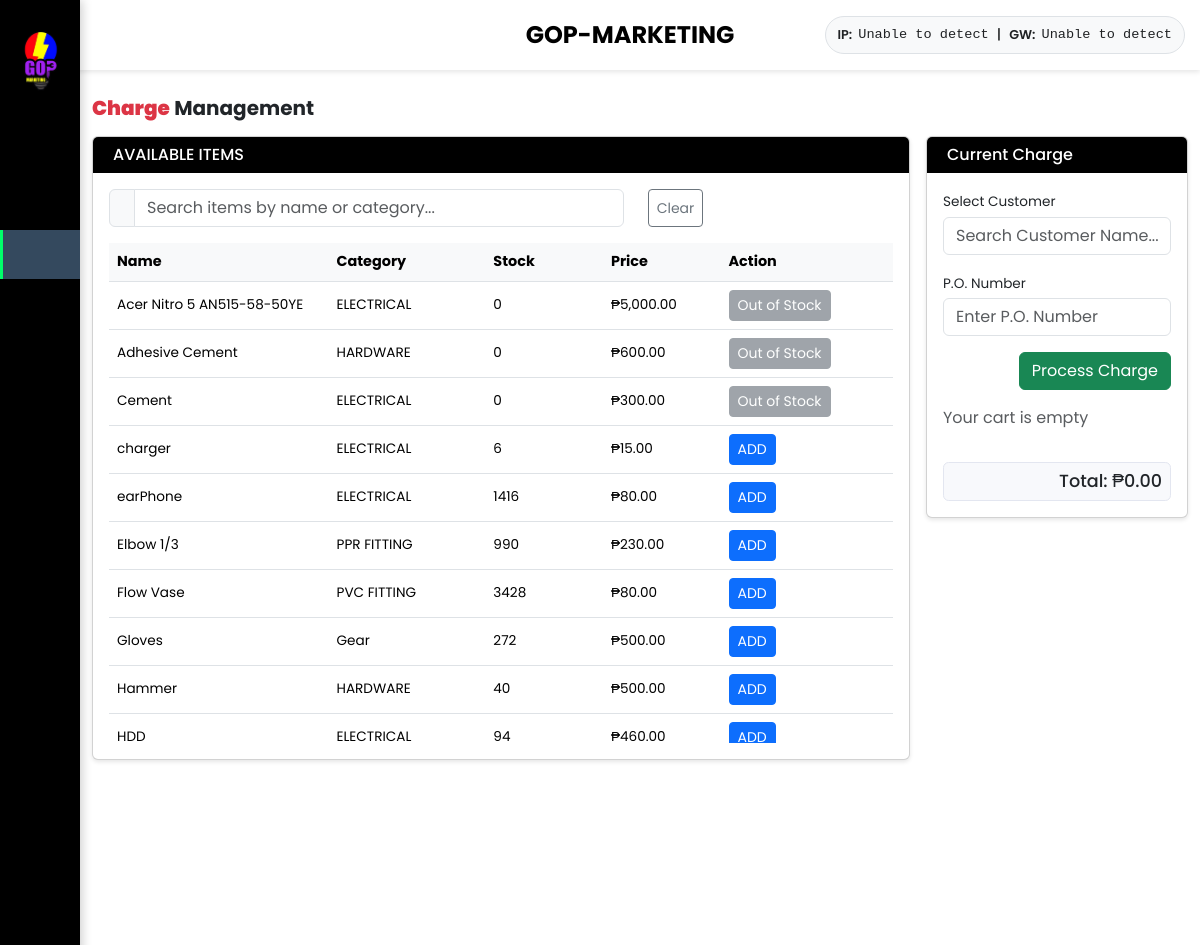
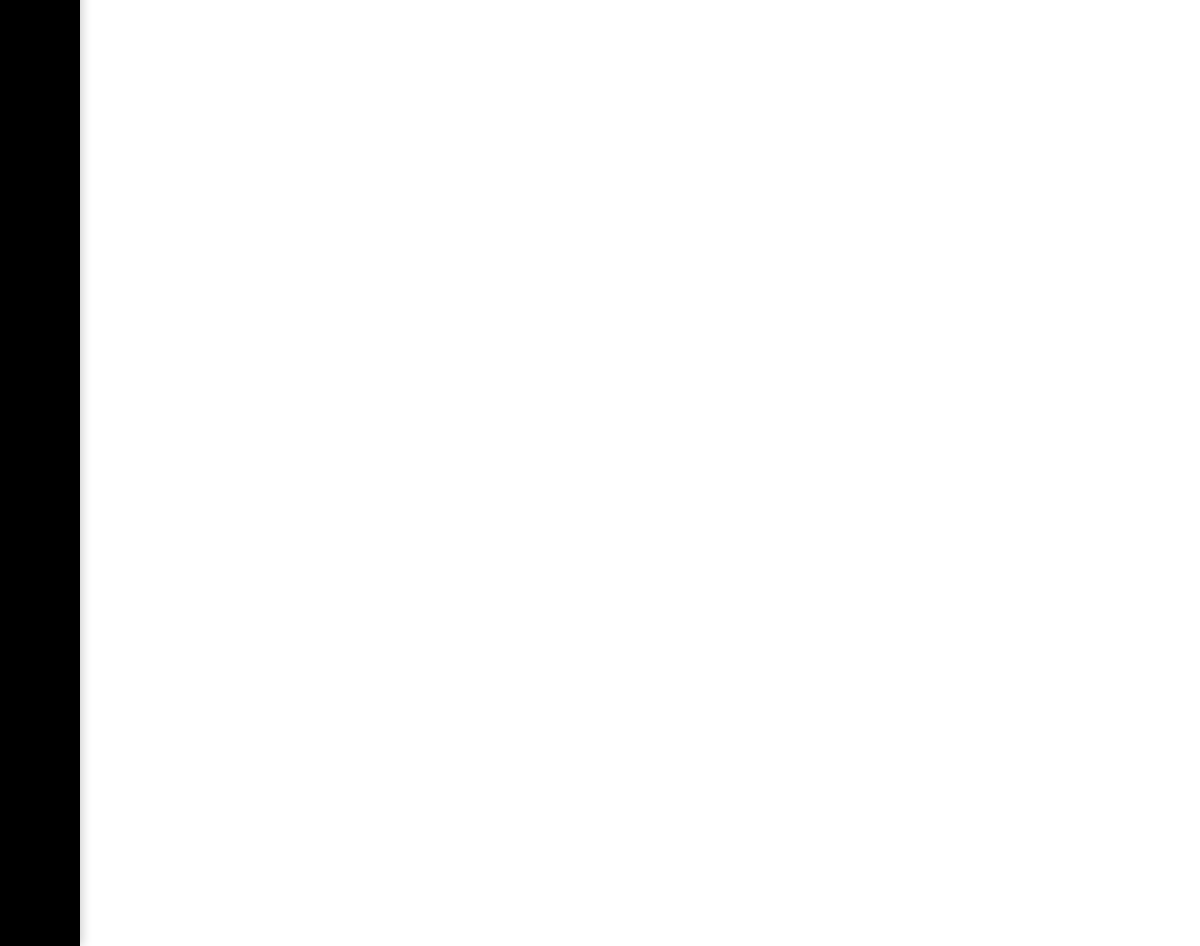
Screenshot of /views/charge/charge.php (signed in) with the database file from the repository (2 pictures, top to bottom).
### tables this page shows
CREATE TABLE `items` (
  `id` int(11) NOT NULL,
  `stock` int(255) NOT NULL,
  `sold_by` varchar(255) NOT NULL,
  `name` varchar(255) NOT NULL,
  `category` varchar(255) NOT NULL,
  `cost` double(50,2) NOT NULL,
  `price` double(50,2) NOT NULL
);

### connection/DBConnection.php (called while the page is built, shortened)
<?php
class DBConnection {
    private $host = "localhost";
    private $username = "root";
    private $password = "";
    private $database = "gop_marketing_db";
    private $conn;
    public function __construct() {
        try {
            $this->conn = new mysqli($this->host, $this->username, $this->password, $this->database);
        } catch (Exception $e) {
            die("Database Connection Error: " . $e->getMessage());
        }
    }
    public function getConnection() {
        return $this->conn;
    }
}
?>

### controller/backend_charge.php (called while the page is built, shortened)
<?php
require_once __DIR__ . '/../connection/DBConnection.php';
class ChargeController
{
    private $conn;
    public function __construct()
    {
        $db = new DBConnection();
        $this->conn = $db->getConnection();
    }
    public function getAllItems()
    {
        $sql = "SELECT id, name, category, stock, price FROM items ORDER BY name ASC";
        $result = $this->conn->query($sql);
        $items = [];
        if ($result->num_rows > 0) {
            while ($row = $result->fetch_assoc()) {
                $items[] = $row;
            }
        }
        return $items;
    }
}

### views/charge/charge.php (the view, shortened to what this page needs)
<?php
require_once __DIR__ . '/../../controller/backend_charge.php';
$chargeController = new ChargeController();
$items = $chargeController->getAllItems();
$selectedCustomerName = "";
?>
<!DOCTYPE html>
<html lang="en">
<head>
    <link rel="stylesheet" href="../../styles/sidebar.css">
    <link rel="stylesheet" href="../../styles/charge.css">
    <link rel="stylesheet" href="../../styles/header.css">
    <link rel="stylesheet" href="../../bootstrap-5.3.6/css/bootstrap.min.css">
</head>
<body>
    <?php require_once '../renderParts/header.php'; ?>
    <?php require_once '../renderParts/sidebar.php'; ?>
    <main class="main-content">
        <div class="container">
            <div class="row gx-3">
                <div class="mb-2">
                    <h5 class="text-start fw-bold"><span class="text-danger fw-bolder">Charge</span> Management</h5>
                </div>
                <div class="col-lg-9 col-md-8">
                    <div class="card mb-4">
                        <div class="card-header d-flex align-items-center" style="background-color: #000000; color: white;">
                            <h5 class="card-title mb-0">AVAILABLE ITEMS</h5>
                        </div>
                        <div class="card-body">
                            <div class="search-filter mb-3">
                                <div class="row">
                                    <div class="col-md-8">
                                        <div class="input-group">
                                            <span class="input-group-text">
                                            </span>
                                            <input type="text" class="form-control" id="item-search" placeholder="Search items by name or category...">
                                        </div>
                                    </div>
                                    <div class="col-md-4 d-flex">
                                        <button class="btn btn-outline-secondary btn-sm" id="clear-item-search">
                                            Clear
                                        </button>
                                    </div>
                                </div>
                            </div>
                            <div class="table-responsive">
                                <table class="table table-hover" id="items-table">
                                    <thead>
                                        <tr>
                                            <th>Name</th>
                                            <th>Category</th>
                                            <th>Stock</th>
                                            <th>Price</th>
                                            <th>Action</th>
                                        </tr>
                                    </thead>
                                    <tbody>
                                        <?php foreach ($items as $item): ?>
                                            <tr>
                                                <td><?php echo $item['name']; ?></td>
                                                <td><?php echo $item['category']; ?></td>
                                                <td><?php echo $item['stock']; ?></td>
                                                <td>₱<?php echo number_format($item['price'], 2); ?></td>
                                                <td>
                                                    <?php if ($item['stock'] > 0): ?>
                                                        <button class="btn btn-sm btn-primary add-item"
                                                            data-id="<?php echo $item['id']; ?>"
                                                            data-name="<?php echo $item['name']; ?>"
                                                            data-price="<?php echo $item['price']; ?>"
                                                            data-stock="<?php echo $item['stock']; ?>">
                                                            ADD
                                                        </button>
                                                    <?php else: ?>
                                                        <button class="btn btn-sm btn-secondary" disabled>
                                                            Out of Stock
                                                        </button>
                                                    <?php endif; ?>
                                                </td>
                                            </tr>
                                        <?php endforeach; ?>
                                    </tbody>
                                </table>
                            </div>
                        </div>
                    </div>
                </div>
                <div class="col-lg-3 col-md-4">
                    <div class="card">
                        <div class="card-header d-flex align-items-center" style="background-color: #000000; color: white;">
                            <h5 class="card-title mb-0">Current Charge</h5>
                        </div>
                        <div class="card-body">
                            <div class="mb-3">
                                <div class="mb-3">
                                    <label for="customer" class="form-label">Select Customer</label>
                                    <div class="dropdown">
                                        <input type="text" class="form-control" id="customer" placeholder="Search Customer Name..." autocomplete="off" value="<?php echo htmlspecialchars($selectedCustomerName); ?>" data-bs-toggle="dropdown" aria-expanded="false">
                                    </div>
                                </div>
                                <div class="mb-3">
                                    <label for="po_number" class="form-label">P.O. Number</label>
                                    <input type="text" class="form-control" id="po_number" placeholder="Enter P.O. Number">
                                </div>
                                <div class="d-flex justify-content-end">
                                    <button id="process-charge" class="btn btn-success">Process Charge</button>
                                </div>
                            </div>
                            <div id="cart-items" class="mb-3">
                            </div>
                            <div class="total-section">
                                <h4>Total: ₱<span id="total-amount">0.00</span></h4>
                            </div>
                        </div>
                    </div>
                </div>
            </div>
        </div>
    </main>
</body>
</html>

### rows the page displays
items: name "Acer Nitro 5 AN515-58-50YE", category "ELECTRICAL", stock "0", price "5,000.00", shows "Out of Stock"
items: name "Adhesive Cement", category "HARDWARE", stock "0", price "600.00", shows "Out of Stock"
items: name "Cement", category "ELECTRICAL", stock "0", price "300.00", shows "Out of Stock"
items: name "charger", category "ELECTRICAL", stock "6", price "15.00"
items: name "earPhone", category "ELECTRICAL", stock "1416", price "80.00"
items: name "Elbow 1/3", category "PPR FITTING", stock "990", price "230.00"
items: name "Flow Vase", category "PVC FITTING", stock "3428", price "80.00"
items: name "Gloves", category "Gear", stock "272", price "500.00"
items: name "Hammer", category "HARDWARE", stock "40", price "500.00"
items: name "HDD", category "ELECTRICAL", stock "94", price "460.00"

### other values shown
$networkInfo['ip'] "Unable to detect"
$networkInfo['gateway'] "Unable to detect"
